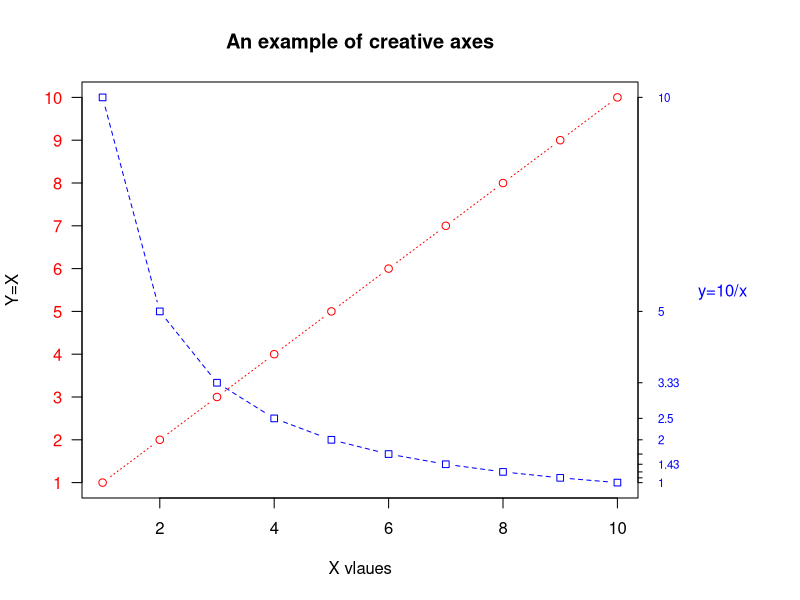

This chart was generated by the following R code:
# Specify data
x <- c(1:10)
y <- x
z <- 10/x

opar <- par(no.readonly=TRUE)

# Increase margins
par(mar=c(5, 4, 4, 8) + 0.1)

# Plot x versus y
plot(x, y, type="b", pch=21, col="red",
     yaxt="n", lty=3, ann=FALSE)

# Add x versus 10/x line
lines(x, z, type="b", pch=22, col="blue", lty=2)

# Draw your axes
axis(2, at=x, labels=x, col.axis="red", las=2)
axis(4, at=z, labels=round(z, digits=2),
     col.axis="blue", las=2, cex.axis=0.7, tck=-.01)

# Add titles and text
mtext("y=10/x", side=4, line=3, cex.lab=1, las=2, col="blue")
title("An example of creative axes", xlab="X vlaues", ylab="Y=X")

par(opar)
